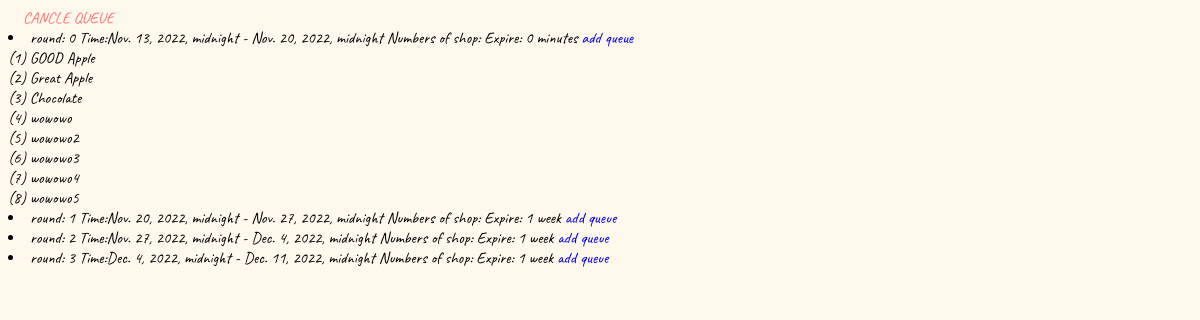
Screenshot of /myshop/shop/7/queue/ with the database file from the repository.
### myshop/models.py (models this page shows)
class round(models.Model):
    shop = models.ManyToManyField(shop_detail, blank=True, related_name = "addqueue")
    round_queue = models.IntegerField(default = 0)
    numshop = models.IntegerField(default = 0)
    expire = models.DateTimeField(null=True)
    start = models.DateTimeField(null=True)
    def __str__(self):
        return f"round: {self.round_queue}"

class shop_detail(models.Model):
    seller_id = models.ForeignKey(seller_detail, on_delete=models.CASCADE, related_name = "shop", null=True)
    name = models.CharField(max_length=64)
    category = models.CharField(max_length=10, null=True)
    in_interact = models.CharField(max_length=100, null=True)
    ex_interact = models.CharField(max_length=64, null=True)
    shop_im = models.ImageField(upload_to='images/', default = "images/cartoon-style-cafe-front-shop-view_134830-697.webp")
    payment = models.CharField(max_length=100, null=True)
    def __str__(self):
        return f"({self.id}) {self.name}"

### myshop/views.py (the view)
# urls.py: path('shop/<int:shop_id>/queue/', views.queue, name='queue'),
def queue(request, shop_id):
    s = shop_detail.objects.get(pk=shop_id)
    allr = round.objects.filter().order_by('round_queue')
    found = round.objects.all().exists()
    if not found:
        new_r= round(round_queue = 0)
        new_r.save()
    return render(request, "myshop/queue.html", {
            "shop":  s,
            "round": allr,
        })

### myshop/templates/myshop/queue.html (shortened to what this page needs)
{% extends "myshop/layout_shop.html" %}
{% block body%}
    <div>
        <a href="{% url 'delqueue' shop.id %}" class="delqueue"
        onclick="
                if (confirm('Are you sure to cancle queue?')){
                    return true;
                }
                else{
                    event.stopPropagation();
                    event.preventDefault();
                };">CANCLE QUEUE</a>
        {% for r in round %}
            <li>
            {% if r.round_queue == 0 %}
            {{ r }} Time:{{ r.start }} - {{ r.expire }} Numbers of shop: {{ r.bumber }} Expire: {{ r.expire|timeuntil }}
            {% else %}
            {{ r }} Time:{{ r.start }} - {{ r.expire }} Numbers of shop: {{ r.bumber }} Expire: {{ r.expire|timeuntil:r.start }}
            {% endif %}
            <a href="{% url 'addqueue' shop.id r.id %}">add queue</a> <br>
            {% for s in r.shop.all %}
                {{ s }}<br>
            {% endfor %}
            </li>
        {% endfor %}
    </div>
{% endblock %}

### myshop/templates/myshop/layout_shop.html (style rules this page uses)
div { font-family: Caveat; }
body { background-color: rgb(255, 248, 237); }
a { text-decoration:none; }
.delqueue { color:#FF7474; margin-left:15px; }

### rows the page displays
round: round_queue "round: 0", start "Nov. 13, 2022, midnight", expire "Nov. 20, 2022, midnight", expire "0 minutes"
shop_detail: id+name "(1) GOOD Apple"
shop_detail: id+name "(2) Great Apple"
shop_detail: id+name "(3) Chocolate"
shop_detail: id+name "(4) wowowo"
shop_detail: id+name "(5) wowowo2"
shop_detail: id+name "(6) wowowo3"
shop_detail: id+name "(7) wowowo4"
shop_detail: id+name "(8) wowowo5"
round: round_queue "round: 1", start "Nov. 20, 2022, midnight", expire "Nov. 27, 2022, midnight", expire "1 week"
round: round_queue "round: 2", start "Nov. 27, 2022, midnight", expire "Dec. 4, 2022, midnight", expire "1 week"
round: round_queue "round: 3", start "Dec. 4, 2022, midnight", expire "Dec. 11, 2022, midnight", expire "1 week"
